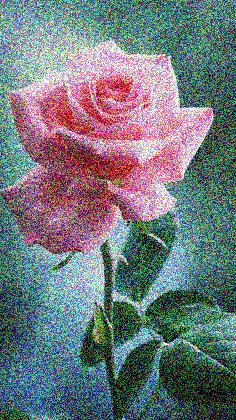
#> input picture opencv_tutorial/noise/noisy.jpg, 236 x 420 px
$ python 05_median_blur.py
#> lines starting #> are read from the running program, lines starting #| are printed output that depends on the picture
import cv2
img = cv2.imread("noisy.jpg")
#> img is the input picture: shape (420, 236, 3); mean B, G, R 124.7, 120.7, 112.4
median_blur = cv2.medianBlur(img, 5)
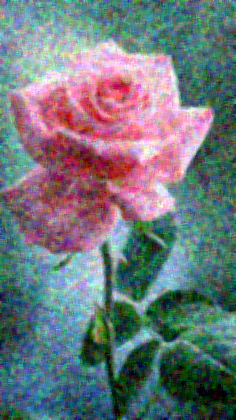
#> median_blur: shape (420, 236, 3); mean B, G, R 124.2, 119.7, 111.2

cv2.imshow('Original Image', img)
cv2.imshow('Blur Image', median_blur)

cv2.waitKey(0)
cv2.destroyAllWindows()
